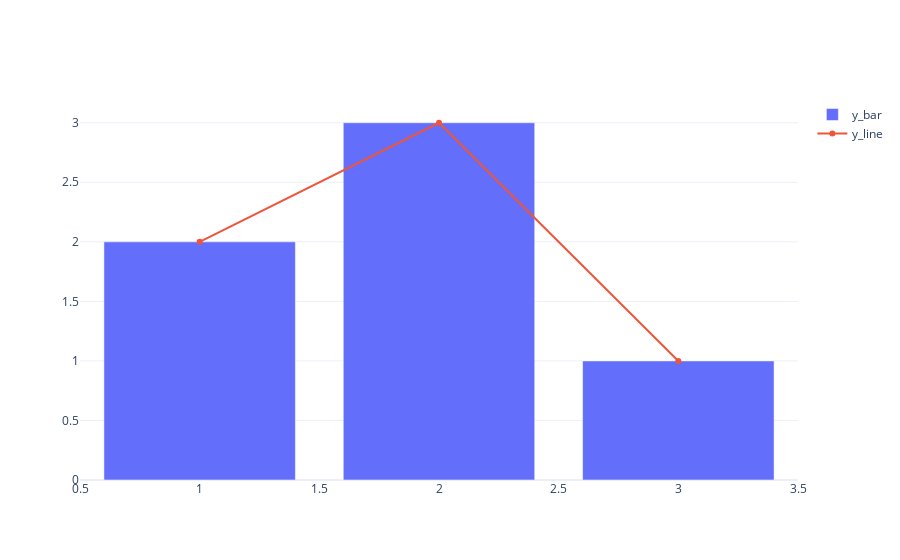

Notebook source saved alongside this figure:
### Code cell
fig = go.Figure()
fig.add_bar(x=[1,2,3],y=[2,3,1])
fig.add_scatter(x=[1,2,3],y=[2,3,1])
fig.data[0]['name']='y_bar'
fig.data[1]['name']='y_line'
fig.data[0]['legendgroup']='y'
fig.data[1]['legendgroup']='y'
fig

### Figure 1 — Plotly figure (JSON) as saved in the notebook; plotly's stock layout.template omitted (floating-point values rounded to 4 significant figures)
{"data": [{"legendgroup": "y", "name": "y_bar", "type": "bar", "x": [1, 2, 3], "y": [2, 3, 1]}, {"legendgroup": "y", "name": "y_line", "type": "scatter", "x": [1, 2, 3], "y": [2, 3, 1]}], "layout": {"autosize": true, "xaxis": {"autorange": true, "range": [0.5, 3.5], "type": "linear"}, "yaxis": {"autorange": true, "range": [0, 3.229], "type": "linear"}}}
